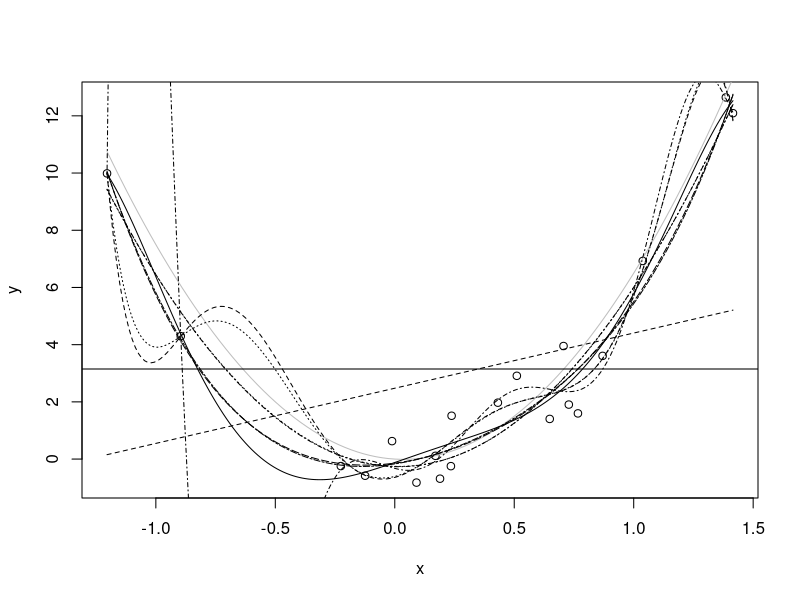
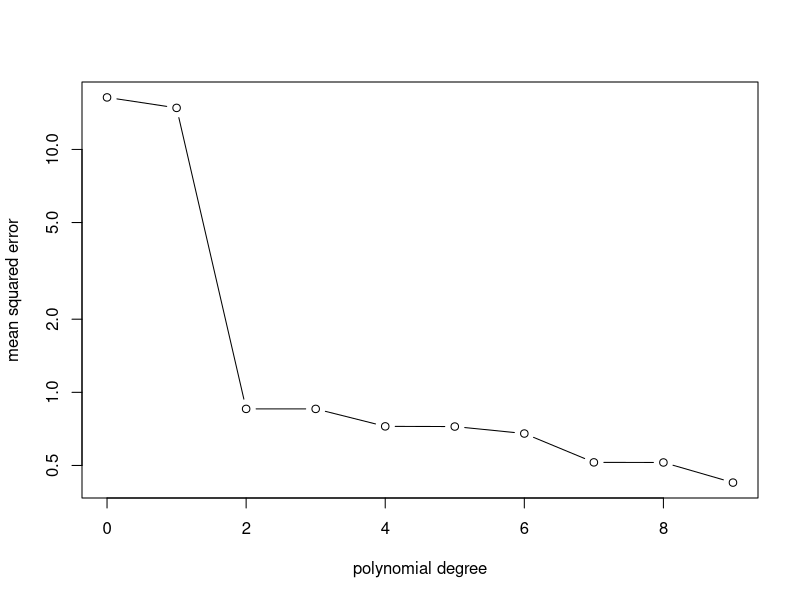
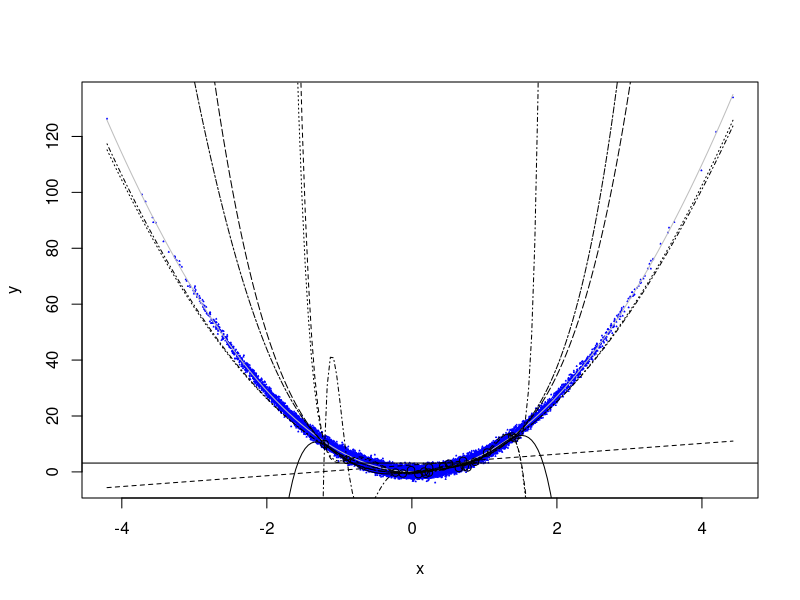
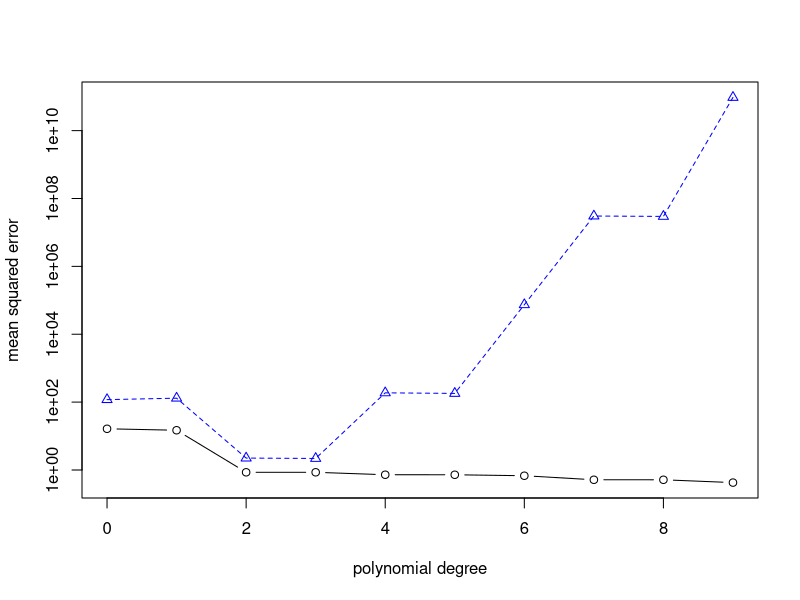

These figures' R source, in order:
#### Figures for Section 3, "Over-Fitting and Model Selection"
# Examples of training data
# 20 standard-Gaussian X's
x = rnorm(20)
# Quadratic Y's
y = 7*x^2 - 0.5*x + rnorm(20)

# Initial plot of training data plus true regression curve
plot(x,y)
curve(7*x^2-0.5*x,col="grey",add=TRUE)

# Fit polynomials and add them to the plot
# Fit a constant (0th order polynomial), plot it
y.0 = lm(y ~ 1)
   # We'd get the same constant by just doing mean(y), but fitting it as a
   # regression model means functions like residuals() and predict() are
   # available for use later, the same as our other models
abline(h=y.0$coefficients[1])
# Get evenly spaced points for pretty plotting of other models
d = seq(min(x),max(x),length.out=200)
# Fit polynomials of order 1 to 9
  # It would be nicer if we let this run from 0 to 9, but R doesn't allow us
  # to do a polynomial of degree 0
for (degree in 1:9) {
	fm = lm(y ~ poly(x,degree))
	# Store the results in models called y.1, y.2, through y.9
	  # The assign/paste trick here is often useful
	assign(paste("y",degree,sep="."), fm)
	# Plot them, with different line types
	lines(d, predict(fm,data.frame(x=d)),lty=(degree+1))
}

# Calculate and plot in-sample errors
mse.q = vector(length=10)
for (degree in 0:9) {
	# The get() function is the inverse to assign()
	fm = get(paste("y",degree,sep="."))
	mse.q[degree+1] = mean(residuals(fm)^2)
}
plot(0:9,mse.q,type="b",xlab="polynomial degree",ylab="mean squared error",
     log="y")


# Plot the old curves with testing data
x.new = rnorm(2e4)
y.new = 7*x.new^2 - 0.5*x.new + rnorm(2e4)
plot(x.new,y.new,xlab="x",ylab="y",pch=24,cex=0.1,col="blue")
curve(7*x^2-0.5*x,col="grey",add=TRUE)
abline(h=y.0$coefficients[1])
d = seq(from=min(x.new),to=max(x.new),length.out=200)
for (degree in 1:9) {
	fm = get(paste("y",degree,sep="."))
	lines(d, predict(fm,data.frame(x=d)),lty=(degree+1))
}
points(x,y)


# Calculate and plot the out-of-sample errors
gmse.q = vector(length=10)
for (degree in 0:9) {
	# The get() function is the inverse to assign()
	fm = get(paste("y",degree,sep="."))
	predictions = predict(fm,data.frame(x=x.new))
	resids = y.new - predictions
	gmse.q[degree+1] = mean(resids^2)
}
plot(0:9,mse.q,type="b",xlab="polynomial degree",
     ylab="mean squared error",log="y",ylim=c(min(mse.q),max(gmse.q)))
lines(0:9,gmse.q,lty=2,col="blue")
points(0:9,gmse.q,pch=24,col="blue")


